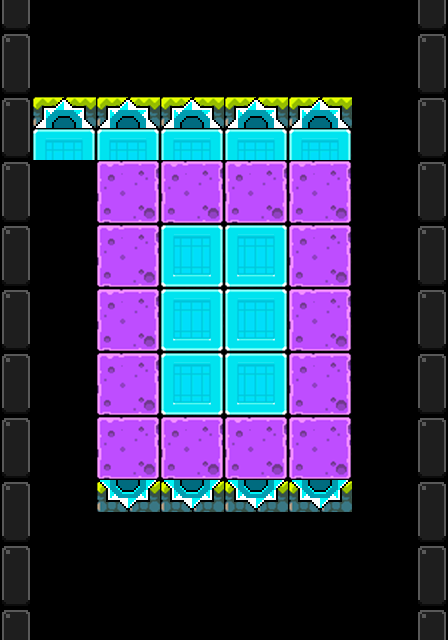

This game map was drawn from its Tiled (.tmx) file and the tilesets committed beside it. A one-line description and the trimmed map source follow:
An orthogonal 14x20 tile map with 32x32 px tiles, 2 tile layers (Colision, Plataformas), 3 hidden layers not drawn.

<map version="1.0" tiledversion="2017.07.26" orientation="orthogonal" renderorder="right-down" width="14" height="20" tilewidth="32" tileheight="32" nextobjectid="56">
 <tileset firstgid="1" name="plataformas" tilewidth="32" tileheight="32" tilecount="196" columns="28">
  <image source="../plataformas.png" width="896" height="224" />
  <tile id="71">
   <animation>
    <frame tileid="71" duration="100" />
    <frame tileid="15" duration="100" />
   </animation>
  </tile>
  <tile id="72">
   <animation>
    <frame tileid="72" duration="100" />
    <frame tileid="16" duration="100" />
   </animation>
  </tile>
  <tile id="99">
   <animation>
    <frame tileid="99" duration="100" />
    <frame tileid="43" duration="100" />
   </animation>
  </tile>
  <tile id="100">
   <animation>
    <frame tileid="100" duration="100" />
    <frame tileid="44" duration="100" />
   </animation>
  </tile>
  <tile id="102">
   <animation>
    <frame tileid="102" duration="100" />
    <frame tileid="103" duration="100" />
    <frame tileid="104" duration="100" />
   </animation>
  </tile>
  <tile id="112">
   <animation>
    <frame tileid="112" duration="100" />
    <frame tileid="115" duration="100" />
    <frame tileid="118" duration="100" />
    <frame tileid="121" duration="100" />
    <frame tileid="124" duration="100" />
    <frame tileid="127" duration="100" />
   </animation>
  </tile>
  <tile id="113">
   <animation>
    <frame tileid="113" duration="100" />
    <frame tileid="116" duration="100" />
    <frame tileid="119" duration="100" />
    <frame tileid="122" duration="100" />
    <frame tileid="125" duration="100" />
    <frame tileid="128" duration="100" />
   </animation>
  </tile>
  <tile id="114">
   <animation>
    <frame tileid="114" duration="100" />
    <frame tileid="117" duration="100" />
    <frame tileid="120" duration="100" />
    <frame tileid="123" duration="100" />
    <frame tileid="126" duration="100" />
    <frame tileid="129" duration="100" />
   </animation>
  </tile>
  <tile id="140">
   <animation>
    <frame tileid="140" duration="100" />
    <frame tileid="143" duration="100" />
    <frame tileid="146" duration="100" />
    <frame tileid="149" duration="100" />
    <frame tileid="152" duration="100" />
    <frame tileid="155" duration="100" />
   </animation>
  </tile>
  <tile id="141">
   <animation>
    <frame tileid="141" duration="100" />
    <frame tileid="144" duration="100" />
    <frame tileid="147" duration="100" />
    <frame tileid="150" duration="100" />
    <frame tileid="153" duration="100" />
    <frame tileid="156" duration="100" />
   </animation>
  </tile>
  <tile id="142">
   <animation>
    <frame tileid="142" duration="100" />
    <frame tileid="145" duration="100" />
    <frame tileid="148" duration="100" />
    <frame tileid="151" duration="100" />
    <frame tileid="154" duration="100" />
    <frame tileid="157" duration="100" />
   </animation>
  </tile>
 </tileset>
 <layer name="Colision" width="14" height="20">
  <data>[280 cells, 148 non-empty, 4 distinct tile ids]</data>
 </layer>
 <layer name="Enemigos" width="14" height="20" visible="0">
  <data>[280 cells, 0 non-empty, 0 distinct tile ids]</data>
 </layer>
 <layer name="Rads" width="14" height="20" visible="0">
  <data>[280 cells, 0 non-empty, 0 distinct tile ids]</data>
 </layer>
 <layer name="Plataformas" width="14" height="20">
  <data>[280 cells, 148 non-empty, 14 distinct tile ids]</data>
 </layer>
 <imagelayer name="Fondo" visible="0" locked="1">
  <image source="../fondos/LeapDay_theme_Space.png" width="448" height="815" />
 </imagelayer>
</map>
